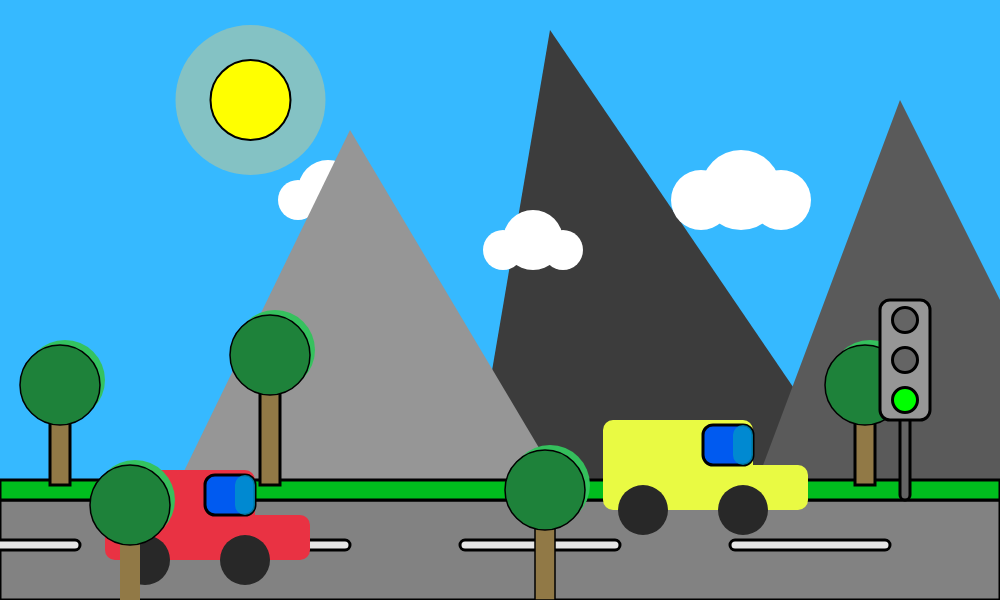
Frame 1 (no input)
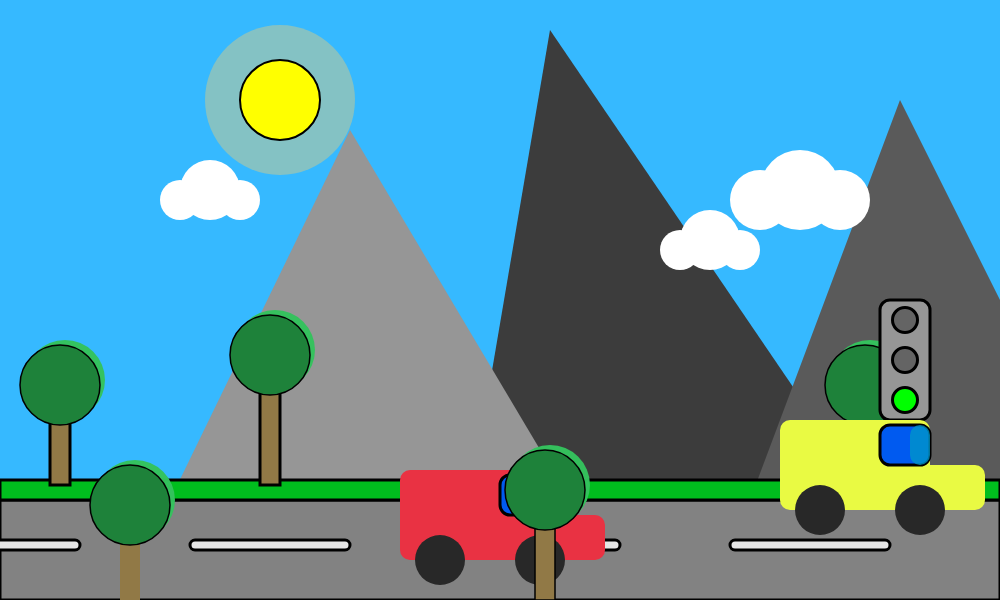
Frame 60 (no input)
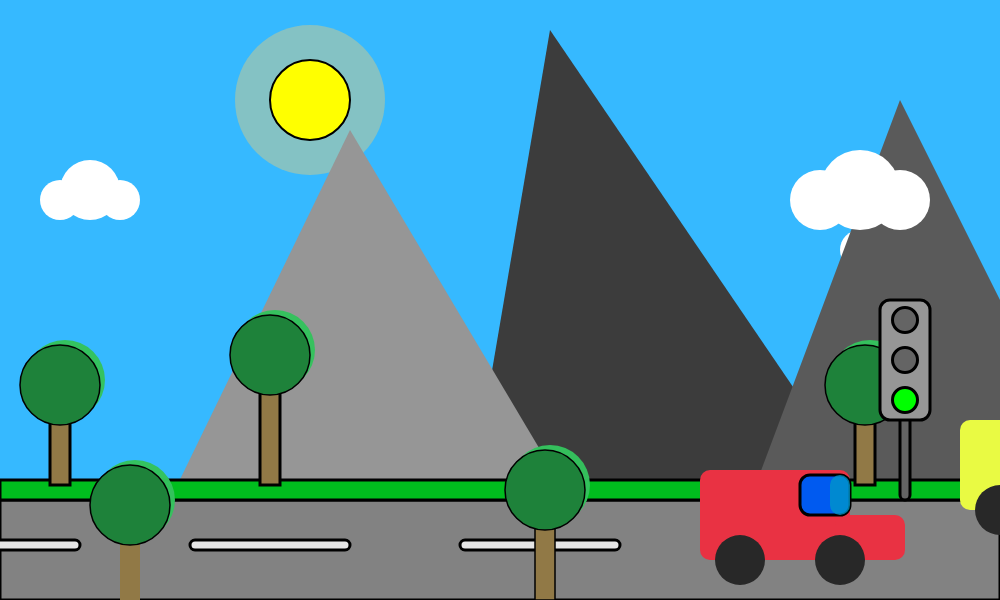
Frame 120 (the mouse pressed at the canvas centre since frame 60)

The p5.js sketch that drew these frames (run headless with seeded random() and noise() and a simulated clock; from frame 60 on, the mouse is pressed at the canvas centre):

// p5.js sketch
// ── sketch.js
//cars
let carspeed1 = 5;
let carspeed2 = 3;

let car1 = 100;
let car2 = 600;

//clouds
let cloudspeed1 = -2;
let cloudspeed2 = 3;
let cloudspeed3 = 1;

let cloud1 = 300;
let cloud2 = 500;
let cloud3 = 700;

//U.F.O
let Ufospeed = 15
let Ufo = 10000

//sun
let sunspeed = 0.5;
let sun = 250;

//stoplicht
let stoplicht = 1; // 0 = rood, 2 = oranje, 1 = groen
 


function setup() {
  createCanvas(1000, 600);
}

function draw() {
  background(54, 185, 255);

strokeWeight(3)
//Road
fill(130)
rect(0, 500, 1000, 100)
//Road lines
fill(230)
rect(-80, 540, 160, 10, 10)
rect(190, 540, 160, 10, 10)
rect(460, 540, 160, 10, 10)
rect(730, 540, 160, 10, 10)


//SUN GLOW
sun = sun + sunspeed;
strokeWeight(0)
fill(252, 206, 106, 100)
circle(sun, 100, 150)
//SUN
strokeWeight(2)
fill(255, 255, 0)
circle(sun, 100, 80)
if (sun >= 1000) {sun = -300}

//U.F.O.
Ufo = Ufo + Ufospeed
fill(70, 100)
circle(Ufo + 30, 70, 40)
fill(0, 100, 0,)
ellipse(Ufo + 30, 90, 100, 40,)
fill("yellow")
circle(Ufo, 90, 10)
circle(Ufo + 20, 95, 10)
circle(Ufo + 40, 95, 10)
circle(Ufo + 60, 90, 10)
if (Ufo >= 15000) {
  Ufo = -2000
}


//Mountains & Clouds
//Cloud 1
cloud1 = cloud1 + cloudspeed1
strokeWeight(0)
fill(255)
circle(cloud1, 200, 40)
circle(cloud1 + 30, 190, 60)
circle(cloud1 + 60, 200, 40)
if (cloud1 <= -100) {cloud1 = 1100}

//Mountain 2
fill(60)
triangle(470, 500, 550, 30, 870, 500)

//Cloud 2
cloud2 = cloud2 + cloudspeed2
fill(255)
circle(cloud2, 250, 40)
circle(cloud2 + 30, 240, 60)
circle(cloud2 + 60, 250, 40)
if (cloud2 >= 1300) {cloud2 = -90}

//Mountain 1
fill(150)
triangle(170, 500, 350, 130, 570, 500)

//Mountain 3
fill(90)
triangle(750, 500, 900, 100, 1100, 500)

//Cloud 3
cloud3 = cloud3 + cloudspeed3
fill(255)
circle(cloud3, 200, 60)
circle(cloud3 + 40, 190, 80)
circle(cloud3 + 80, 200, 60)
if (cloud3 >= 1100) {cloud3 = -100}


//Grass
strokeWeight(3)
fill(0, 190, 30)
rect(0, 480, 1000, 20)


//Tree's in the back
//Tree trunk 1
fill(145, 121, 70)
rect(50, 385, 20, 100)
//Tree trunk 2
rect(260, 375, 20, 110)
//Tree trunk 3
rect(855, 385, 20, 100)
//Tree leaves 1
strokeWeight(0)
fill(53, 194, 93, 250)
circle(65, 380, 80)
strokeWeight(1.5)
fill(30, 130, 58)
circle(60, 385, 80)
//Tree leaves 2
strokeWeight(0)
fill(53, 194, 93, 250)
circle(275, 350, 80)
strokeWeight(1.5)
fill(30, 130, 58)
circle(270, 355, 80)
//Tree leaves 3
strokeWeight(0)
fill(53, 194, 93, 250)
circle(870, 380, 80)
strokeWeight(1.5)
fill(30, 130, 58)
circle(865, 385, 80)


//StopLicht

strokeWeight(3)
fill(100)
rect(900, 390, 10, 110, 5)
fill(150)
rect(880, 300, 50, 120, 10)
                         //hier

if (stoplicht == 0) {
  fill(255, 0, 0)
}
else{
  fill(100)
}
circle(905, 320, 25)

if (stoplicht == 2) {
  fill("orange")
}
else{
  fill(100)
}

circle(905, 360, 25)

if (stoplicht == 1) {
  fill(0, 255, 0)
}
else {
  fill(100)
}

circle(905, 400, 25)


//Car 2
car2 = car2 + carspeed2;
strokeWeight(0)
fill(233, 250, 67)
rect(car2, 420, 150, 90, 10)
rect(car2 + 135, 465, 70, 45, 10)
fill(40)
circle(car2 + 40, 510, 50)
circle(car2 + 140, 510, 50)
strokeWeight(3)
fill(0, 90, 240,)
rect(car2 + 100, 425, 50, 40, 10)
strokeWeight(0)
fill(0, 150, 200, 200)
rect(car2 + 130, 425, 20, 40, 10)
if (car2 >= 1039) {
  car2 = -280
}
//Car 1
car1 = car1 + carspeed1;
fill(233, 50, 67)
strokeWeight(0)
rect(car1, 470, 150, 90, 10)
rect(car1 + 135, 515, 70, 45, 10)
fill(40)
circle(car1 + 40, 560, 50)
circle(car1 + 140, 560, 50)
strokeWeight(3)
fill(0, 90, 240)
rect(car1 + 100, 475, 50, 40, 10)
strokeWeight(0)
fill(0, 150, 200, 200)
rect(car1 + 130, 475, 20, 40, 10)
if (car1 >= 1000) {
  car1 = -300
}


//Back Trees
//Tree 1
fill(145, 121, 70)
rect(120, 500, 20, 100)
//Treeleaves 1
strokeWeight(0)
fill(53, 194, 93, 250)
circle(135, 500, 80)
strokeWeight(1.5)
fill(30, 130, 58)
circle(130, 505, 80)
//Tree 2
fill(145, 121, 70)
rect(535, 490, 20, 110)
//Treeleaves 2
strokeWeight(0)
fill(53, 194, 93, 250)
circle(550, 485, 80)
strokeWeight(1.5)
fill(30, 130, 58)
circle(545, 490, 80)

}

function keyPressed(){
  console.log(keyCode);
  if (keyCode == 13) {
    console.log("hi")
  }
}

function keyPressed(){
  console.log(keyCode);
  if (keyCode == 13) {
    stoplicht = stoplicht + 1;
   if (stoplicht == 3) {
    stoplicht = 0
   }
  }
  if (stoplicht == 0) {
    carspeed1 = 0, carspeed2 = 0
  }
  if (stoplicht == 1) {
     carspeed1 = 5, carspeed2 = 3
  }
  if (stoplicht == 2) {
    carspeed1 = 2, carspeed2 = 1
  }
}
